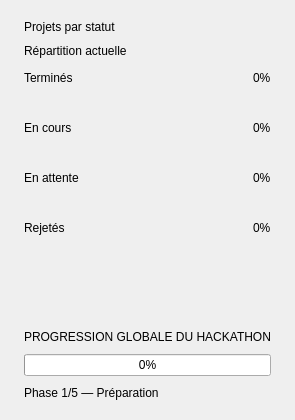
               <widget class="QFrame" name="cardBarsH">
                <property name="minimumSize">
                 <size>
                  <width>0</width>
                  <height>420</height>
                 </size>
                </property>
                <layout class="QVBoxLayout" name="barsHLayout">
                 <property name="spacing">
                  <number>10</number>
                 </property>
                 <property name="leftMargin">
                  <number>24</number>
                 </property>
                 <property name="topMargin">
                  <number>20</number>
                 </property>
                 <property name="rightMargin">
                  <number>24</number>
                 </property>
                 <property name="bottomMargin">
                  <number>20</number>
                 </property>
                 <item>
                  <widget class="QLabel" name="labelBarsHTitle">
                   <property name="text">
                    <string>Projets par statut</string>
                   </property>
                  </widget>
                 </item>
                 <item>
                  <widget class="QLabel" name="labelBarsHSub">
                   <property name="text">
                    <string>Répartition actuelle</string>
                   </property>
                  </widget>
                 </item>
                 <item>
                  <layout class="QHBoxLayout" name="bar1HeaderLayout">
                   <item>
                    <widget class="QLabel" name="barLabel1">
                     <property name="text">
                      <string>Terminés</string>
                     </property>
                    </widget>
                   </item>
                   <item>
                    <spacer name="bar1Spacer">
                     <property name="orientation">
                      <enum>Qt::Orientation::Horizontal</enum>
                     </property>
                     <property name="sizeHint" stdset="0">
                      <size>
                       <width>40</width>
                       <height>20</height>
                      </size>
                     </property>
                    </spacer>
                   </item>
                   <item>
                    <widget class="QLabel" name="barValue1">
                     <property name="text">
                      <string>0%</string>
                     </property>
                    </widget>
                   </item>
                  </layout>
                 </item>
                 <item>
                  <widget class="QFrame" name="barHTrack1">
                   <property name="minimumSize">
                    <size>
                     <width>0</width>
                     <height>10</height>
                    </size>
                   </property>
                   <property name="maximumSize">
                    <size>
                     <width>16777215</width>
                     <height>10</height>
                    </size>
                   </property>
                   <layout class="QHBoxLayout" name="barHFill1Layout">
                    <property name="spacing">
                     <number>0</number>
                    </property>
                    <property name="leftMargin">
                     <number>0</number>
                    </property>
                    <property name="topMargin">
                     <number>0</number>
                    </property>
                    <property name="rightMargin">
                     <number>0</number>
                    </property>
                    <property name="bottomMargin">
                     <number>0</number>
                    </property>
                    <item>
                     <widget class="QFrame" name="barHFill1">
                      <property name="minimumSize">
                       <size>
                        <width>0</width>
                        <height>10</height>
                       </size>
                      </property>
                      <property name="maximumSize">
                       <size>
                        <width>16777215</width>
                        <height>10</height>
                       </size>
                      </property>
                     </widget>
                    </item>
                    <item>
                     <spacer name="barHFillSpacer1">
                      <property name="orientation">
                       <enum>Qt::Orientation::Horizontal</enum>
                      </property>
                      <property name="sizeHint" stdset="0">
                       <size>
                        <width>40</width>
                        <height>20</height>
                       </size>
                      </property>
                     </spacer>
                    </item>
                   </layout>
                  </widget>
                 </item>
                 <item>
                  <layout class="QHBoxLayout" name="bar2HeaderLayout">
                   <item>
                    <widget class="QLabel" name="barLabel2">
                     <property name="text">
                      <string>En cours</string>
                     </property>
                    </widget>
                   </item>
                   <item>
                    <spacer name="bar2Spacer">
                     <property name="orientation">
                      <enum>Qt::Orientation::Horizontal</enum>
                     </property>
                     <property name="sizeHint" stdset="0">
                      <size>
                       <width>40</width>
                       <height>20</height>
                      </size>
                     </property>
                    </spacer>
                   </item>
                   <item>
                    <widget class="QLabel" name="barValue2">
                     <property name="text">
                      <string>0%</string>
                     </property>
                    </widget>
                   </item>
                  </layout>
                 </item>
                 <item>
                  <widget class="QFrame" name="barHTrack2">
                   <property name="minimumSize">
                    <size>
                     <width>0</width>
                     <height>10</height>
                    </size>
                   </property>
                   <property name="maximumSize">
                    <size>
                     <width>16777215</width>
                     <height>10</height>
                    </size>
                   </property>
                   <layout class="QHBoxLayout" name="barHFill2Layout">
                    <property name="spacing">
                     <number>0</number>
                    </property>
                    <property name="leftMargin">
                     <number>0</number>
                    </property>
                    <property name="topMargin">
                     <number>0</number>
                    </property>
                    <property name="rightMargin">
                     <number>0</number>
                    </property>
                    <property name="bottomMargin">
                     <number>0</number>
                    </property>
                    <item>
                     <widget class="QFrame" name="barHFill2">
                      <property name="minimumSize">
                       <size>
                        <width>0</width>
                        <height>10</height>
                       </size>
                      </property>
                      <property name="maximumSize">
                       <size>
                        <width>16777215</width>
                        <height>10</height>
                       </size>
                      </property>
                     </widget>
                    </item>
                    <item>
                     <spacer name="barHFillSpacer2">
                      <property name="orientation">
                       <enum>Qt::Orientation::Horizontal</enum>
                      </property>
                      <property name="sizeHint" stdset="0">
                       <size>
                        <width>40</width>
                        <height>20</height>
                       </size>
                      </property>
                     </spacer>
                    </item>
                   </layout>
                  </widget>
                 </item>
                 <item>
                  <layout class="QHBoxLayout" name="bar3HeaderLayout">
                   <item>
                    <widget class="QLabel" name="barLabel3">
                     <property name="text">
                      <string>En attente</string>
                     </property>
                    </widget>
                   </item>
                   <item>
                    <spacer name="bar3Spacer">
                     <property name="orientation">
                      <enum>Qt::Orientation::Horizontal</enum>
                     </property>
                     <property name="sizeHint" stdset="0">
                      <size>
                       <width>40</width>
                       <height>20</height>
                      </size>
                     </property>
                    </spacer>
                   </item>
                   <item>
                    <widget class="QLabel" name="barValue3">
                     <property name="text">
                      <string>0%</string>
                     </property>
                    </widget>
                   </item>
                  </layout>
                 </item>
                 <item>
                  <widget class="QFrame" name="barHTrack3">
                   <property name="minimumSize">
                    <size>
                     <width>0</width>
                     <height>10</height>
                    </size>
                   </property>
                   <property name="maximumSize">
                    <size>
                     <width>16777215</width>
                     <height>10</height>
                    </size>
                   </property>
                   <layout class="QHBoxLayout" name="barHFill3Layout">
                    <property name="spacing">
                     <number>0</number>
                    </property>
                    <property name="leftMargin">
                     <number>0</number>
                    </property>
                    <property name="topMargin">
                     <number>0</number>
                    </property>
                    <property name="rightMargin">
                     <number>0</number>
                    </property>
                    <property name="bottomMargin">
                     <number>0</number>
                    </property>
                    <item>
                     <widget class="QFrame" name="barHFill3">
                      <property name="minimumSize">
                       <size>
                        <width>0</width>
                        <height>10</height>
                       </size>
                      </property>
                      <property name="maximumSize">
                       <size>
                        <width>16777215</width>
                        <height>10</height>
                       </size>
                      </property>
                     </widget>
                    </item>
                    <item>
                     <spacer name="barHFillSpacer3">
                      <property name="orientation">
                       <enum>Qt::Orientation::Horizontal</enum>
                      </property>
                      <property name="sizeHint" stdset="0">
                       <size>
                        <width>40</width>
                        <height>20</height>
                       </size>
                      </property>
                     </spacer>
                    </item>
                   </layout>
                  </widget>
                 </item>
                 <item>
                  <layout class="QHBoxLayout" name="bar4HeaderLayout">
                   <item>
                    <widget class="QLabel" name="barLabel4">
                     <property name="text">
                      <string>Rejetés</string>
                     </property>
                    </widget>
                   </item>
                   <item>
                    <spacer name="bar4Spacer">
                     <property name="orientation">
                      <enum>Qt::Orientation::Horizontal</enum>
                     </property>
                     <property name="sizeHint" stdset="0">
                      <size>
                       <width>40</width>
                       <height>20</height>
                      </size>
                     </property>
                    </spacer>
                   </item>
                   <item>
                    <widget class="QLabel" name="barValue4">
                     <property name="text">
                      <string>0%</string>
                     </property>
                    </widget>
                   </item>
                  </layout>
                 </item>
                 <item>
                  <widget class="QFrame" name="barHTrack4">
                   <property name="minimumSize">
                    <size>
                     <width>0</width>
                     <height>10</height>
                    </size>
                   </property>
                   <property name="maximumSize">
                    <size>
                     <width>16777215</width>
                     <height>10</height>
                    </size>
                   </property>
                   <layout class="QHBoxLayout" name="barHFill4Layout">
                    <property name="spacing">
                     <number>0</number>
                    </property>
                    <property name="leftMargin">
                     <number>0</number>
                    </property>
                    <property name="topMargin">
                     <number>0</number>
                    </property>
                    <property name="rightMargin">
                     <number>0</number>
                    </property>
                    <property name="bottomMargin">
                     <number>0</number>
                    </property>
                    <item>
                     <widget class="QFrame" name="barHFill4">
                      <property name="minimumSize">
                       <size>
                        <width>0</width>
                        <height>10</height>
                       </size>
                      </property>
                      <property name="maximumSize">
                       <size>
                        <width>16777215</width>
                        <height>10</height>
                       </size>
                      </property>
                     </widget>
                    </item>
                    <item>
                     <spacer name="barHFillSpacer4">
                      <property name="orientation">
                       <enum>Qt::Orientation::Horizontal</enum>
                      </property>
                      <property name="sizeHint" stdset="0">
                       <size>
                        <width>40</width>
                        <height>20</height>
                       </size>
                      </property>
                     </spacer>
                    </item>
                   </layout>
                  </widget>
                 </item>
                 <item>
                  <spacer name="barsHSpacer">
                   <property name="orientation">
                    <enum>Qt::Orientation::Vertical</enum>
                   </property>
                   <property name="sizeHint" stdset="0">
                    <size>
                     <width>20</width>
                     <height>20</height>
                    </size>
                   </property>
                  </spacer>
                 </item>
                 <item>
                  <widget class="QLabel" name="labelProgressTitle">
                   <property name="text">
                    <string>PROGRESSION GLOBALE DU HACKATHON</string>
                   </property>
                  </widget>
                 </item>
                 <item>
                  <widget class="QProgressBar" name="progressBarHackathon">
                   <property name="maximum">
                    <number>100</number>
                   </property>
                   <property name="value">
                    <number>0</number>
                   </property>
                  </widget>
                 </item>
                 <item>
                  <widget class="QLabel" name="labelProgressNote">
                   <property name="text">
                    <string>Phase 1/5 — Préparation</string>
                   </property>
                  </widget>
                 </item>
                </layout>
               </widget>
